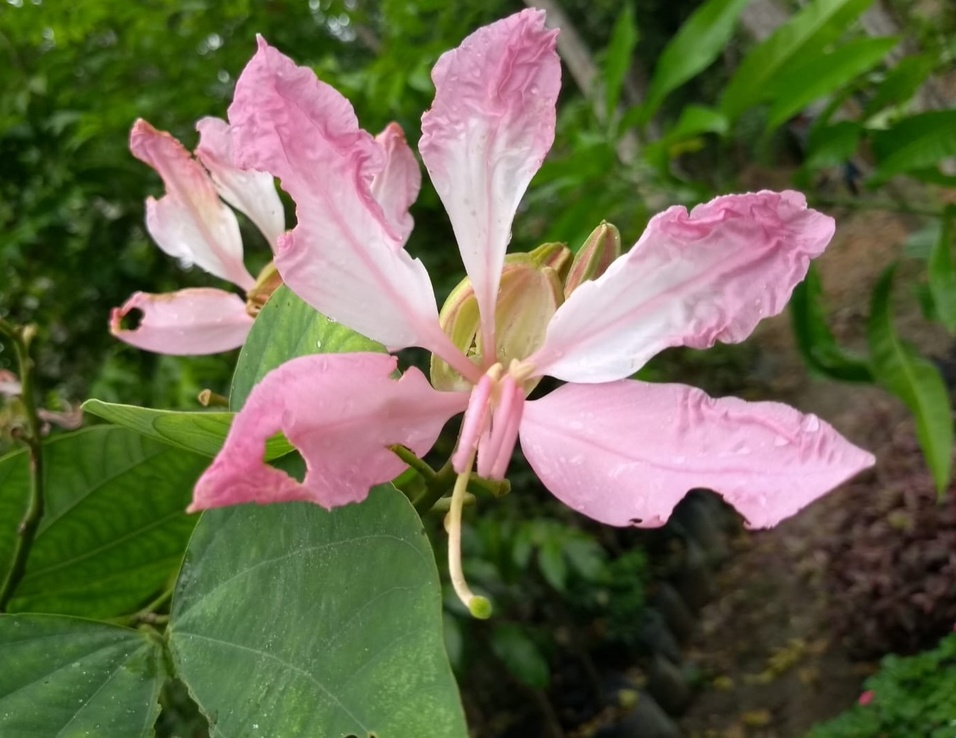
#> input picture base_dados/Imagens_Selecionadas/01_Grupo_1071x1368.jpg, 956 x 738 px, shrunk from 1386 x 1071 before the run, found by its file name; its folder holds only this picture in this run
$ python escala_logaritma.py
#> lines starting #> are read from the running program, lines starting #| are printed output that depends on the picture
import cv2
import numpy as np
import os
import time
import math

def escalaLogaritma(imagem):
    altura, largura = imagem.shape
    imagemTransformada = np.zeros_like(imagem, dtype=np.float32)

    c = 255.0 / math.log(1 + 255.0)  # Calcula o coeficiente baseado no valor máximo de pixel (255)

    for i in range(altura):
        for j in range(largura):
            imagemTransformada[i, j] = c * math.log(1 + imagem[i, j])

    return np.clip(imagemTransformada, 0, 255).astype(np.uint8)

def processarDiretorio(input_dir, output_dir):
    tempos_execucao = []
    for filename in os.listdir(input_dir):
        if filename.lower().endswith(('.png', '.jpg', '.jpeg', '.bmp')):
            caminho_imagem = os.path.join(input_dir, filename)
            imagem = cv2.imread(caminho_imagem, cv2.IMREAD_GRAYSCALE)
            if imagem is not None:
                start_time = time.time()
                imagemTransformada = escalaLogaritma(imagem)
                elapsed_time = time.time() - start_time
                tempos_execucao.append(elapsed_time * 1000)  # Convertendo para milissegundos

                caminho_imagem_transformada = os.path.join(output_dir, filename)
                cv2.imwrite(caminho_imagem_transformada, imagemTransformada)
                print(f"Tempo de processamento de {filename}: {elapsed_time * 1000:.4f} ms")
            else:
                print(f"Erro ao carregar a imagem: {caminho_imagem}")
    return tempos_execucao

def multiplasExecucoes(input_dir, output_dir, execucoes=1):
    tempos_todas_execucoes = []
    for execucao in range(execucoes):
        print(f"Iniciando execução {execucao + 1}")
        tempos_execucao = processarDiretorio(input_dir, output_dir)
#> in processarDiretorio, `imagem = cv2.imread(caminho_imagem, cv2.IMREAD_GRAYSCALE)`:
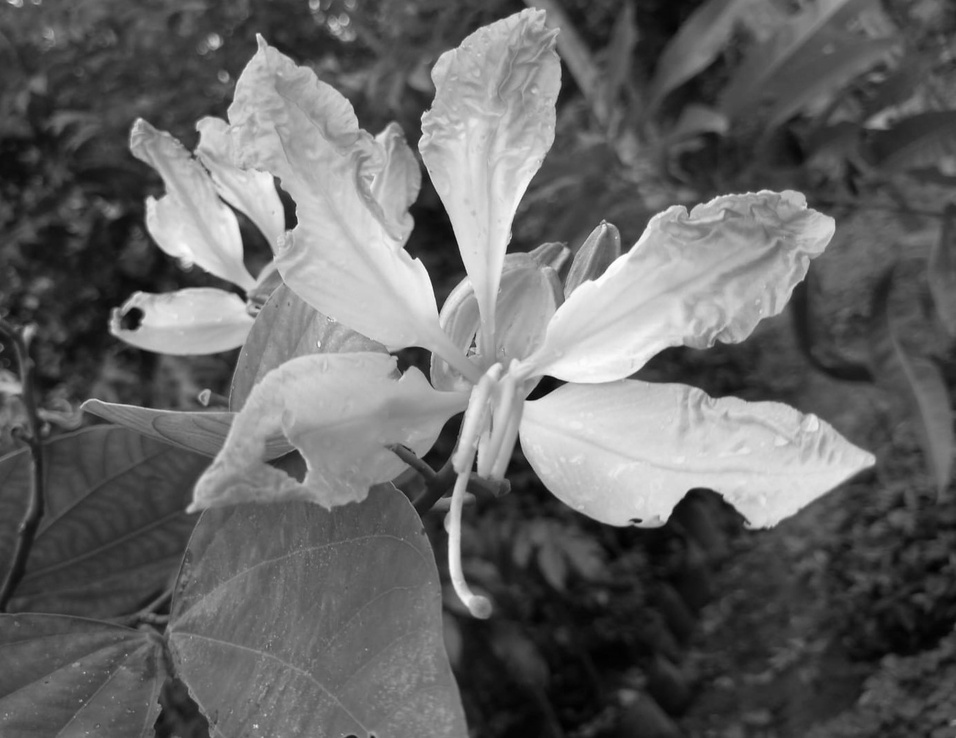
#> imagem: shape (738, 956); min 0, max 255, mean 101.9
#> after the loop in escalaLogaritma, `for i in range(altura):`:
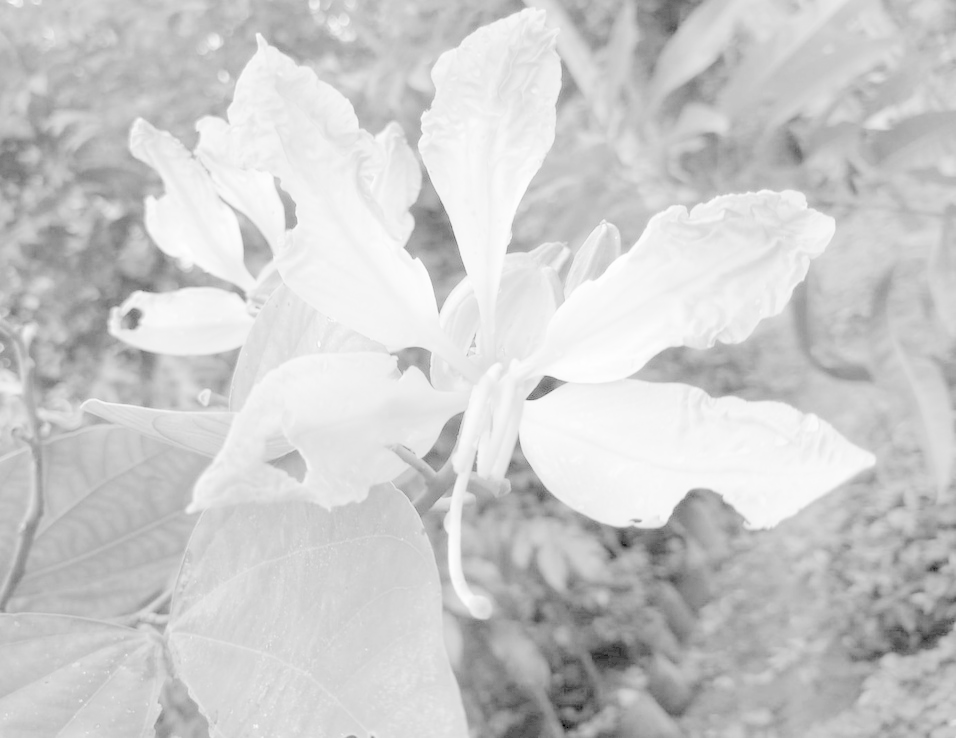
#> imagemTransformada: shape (738, 956) float32; min 0, max 255, mean 203.7
        tempos_todas_execucoes.extend(tempos_execucao)
        if tempos_execucao:
            media_execucao = sum(tempos_execucao) / len(tempos_execucao)
            print(f"Média de tempo para a execução {execucao + 1}: {media_execucao:.4f} ms")
        else:
            print("Nenhuma imagem processada nesta execução.")

    if tempos_todas_execucoes:
        media_geral = sum(tempos_todas_execucoes) / len(tempos_todas_execucoes)
        print(f"Média geral das médias de tempo após {execucoes} execuções: {media_geral:.4f} ms")
    else:
        print("Nenhuma imagem foi processada em nenhuma execução.")

input_dir = '/mnt/c/Users/Cliente/Downloads/base_dados/Imagens_Selecionadas'
output_dir = '/mnt/c/Users/Cliente/Downloads/base_dados/Saida_Python_Logaritmo'

# Chama a função que executa o processamento múltiplas vezes
multiplasExecucoes(input_dir, output_dir)

$ run again, on base_dados/Imagens_Selecionadas/02_Grupo_1409x1374.jpg
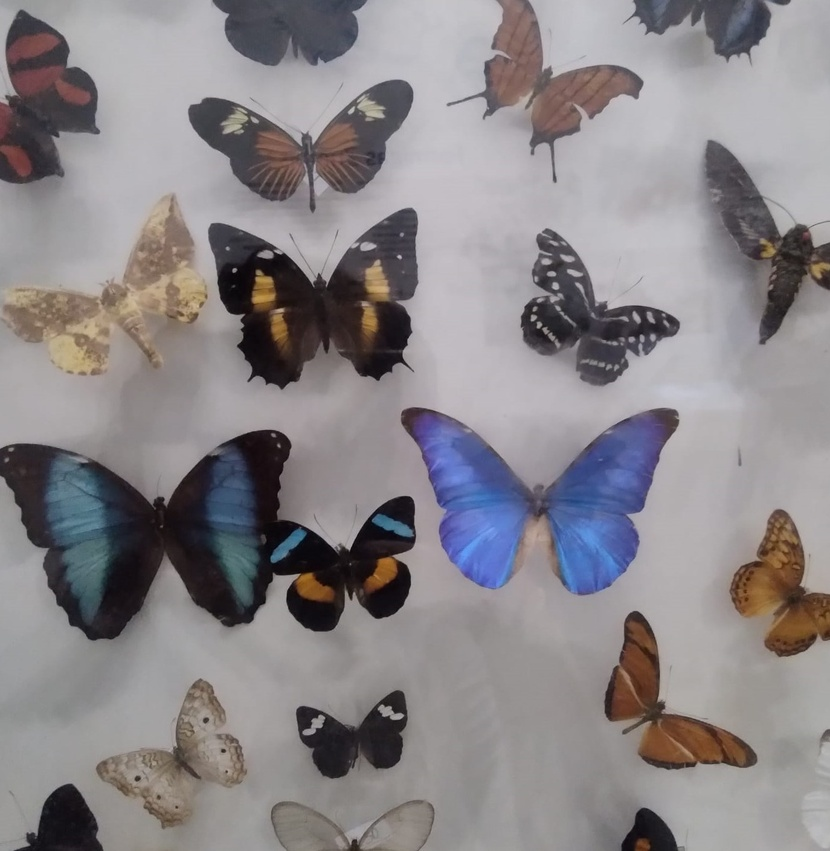
#> input picture base_dados/Imagens_Selecionadas/02_Grupo_1409x1374.jpg, 830 x 851 px, shrunk from 1374 x 1409 before the run, found by its file name
#> in processarDiretorio, `imagem = cv2.imread(caminho_imagem, cv2.IMREAD_GRAYSCALE)`:
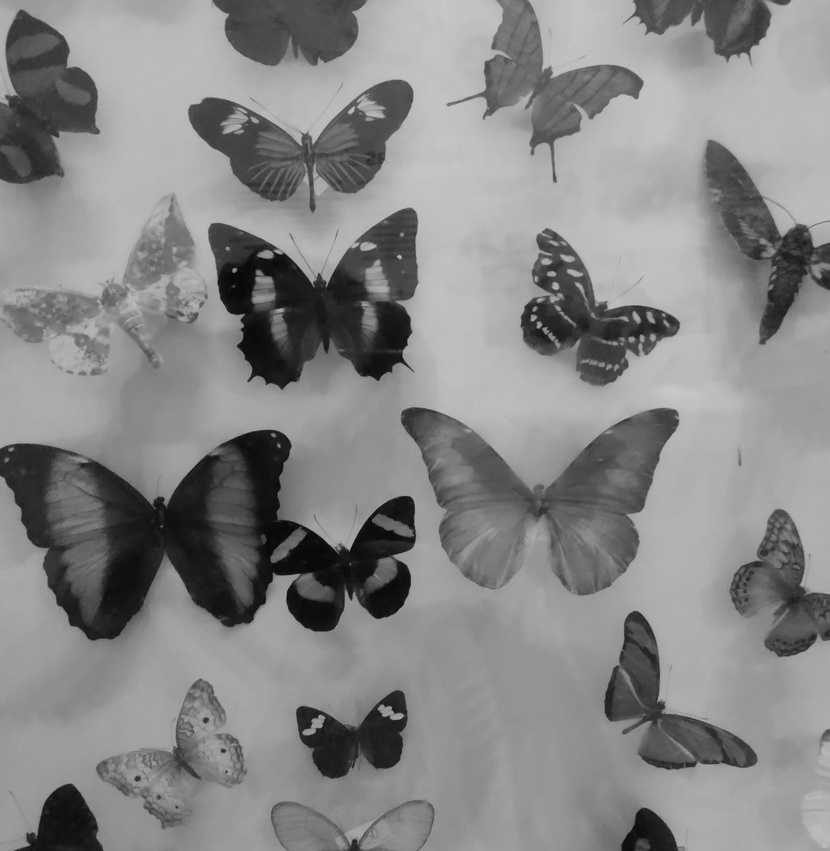
#> imagem: shape (851, 830); min 2, max 201, mean 135.2
#> after the loop in escalaLogaritma, `for i in range(altura):`:
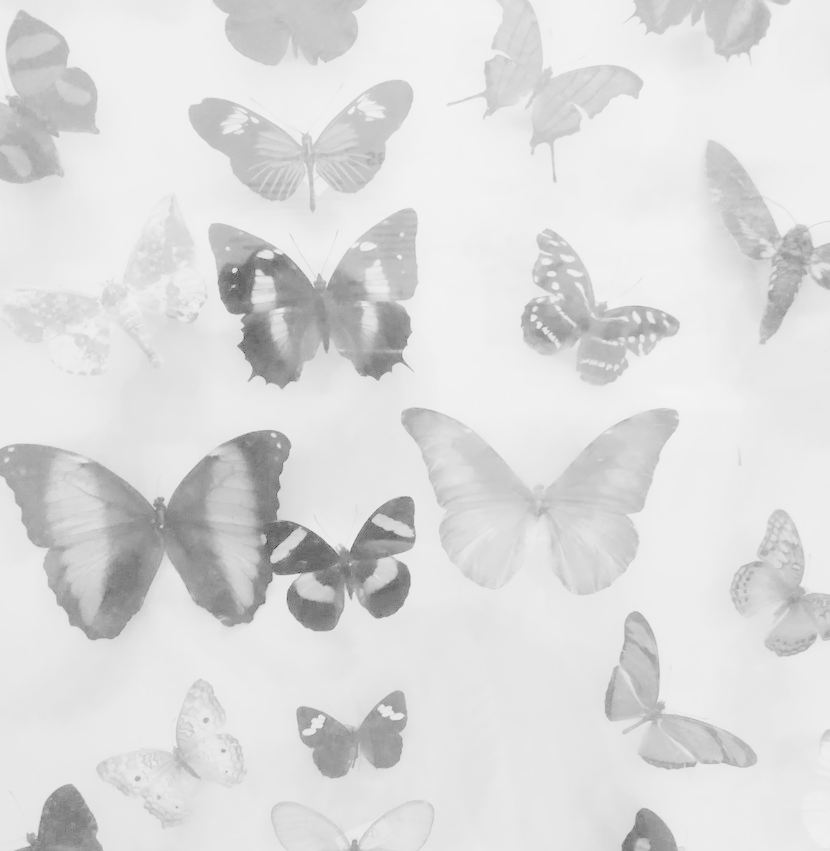
#> imagemTransformada: shape (851, 830) float32; min 50.52, max 244.1, mean 220.9

$ run again, on base_dados/Imagens_Selecionadas/02_Grupo_1476x1397.jpg
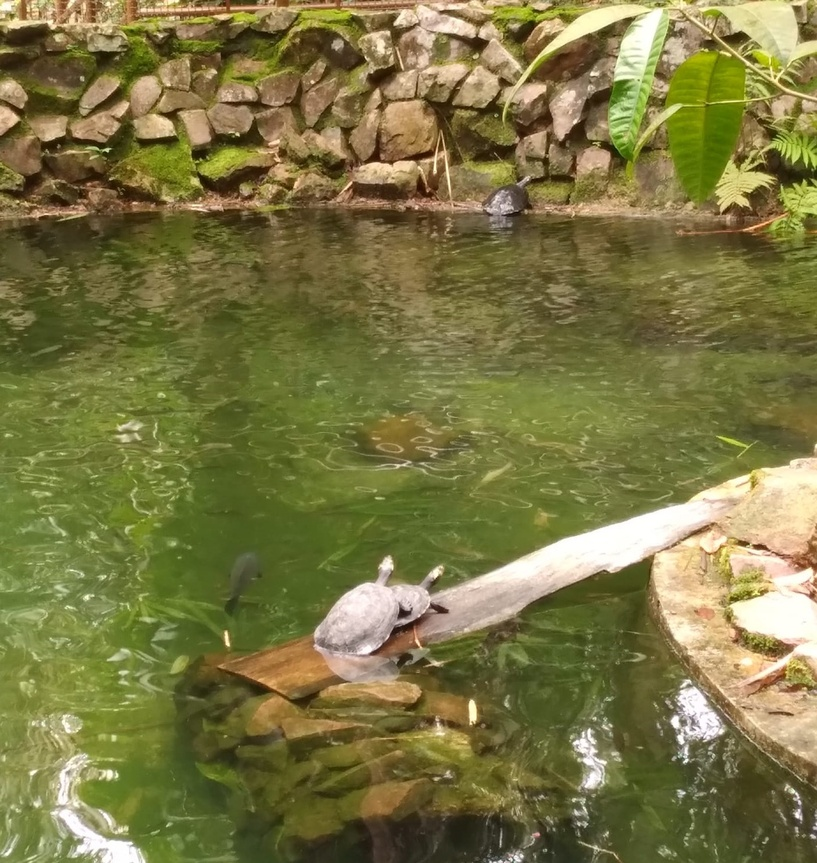
#> input picture base_dados/Imagens_Selecionadas/02_Grupo_1476x1397.jpg, 817 x 863 px, shrunk from 1397 x 1476 before the run, found by its file name
#> in processarDiretorio, `imagem = cv2.imread(caminho_imagem, cv2.IMREAD_GRAYSCALE)`:
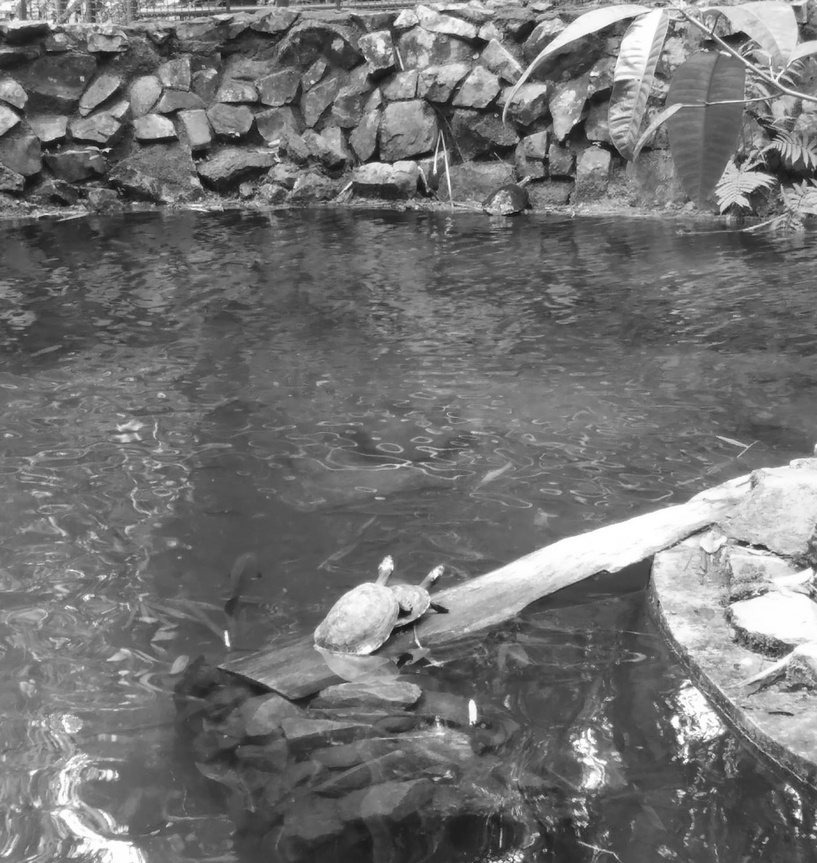
#> imagem: shape (863, 817); min 7, max 255, mean 114.3
#> after the loop in escalaLogaritma, `for i in range(altura):`:
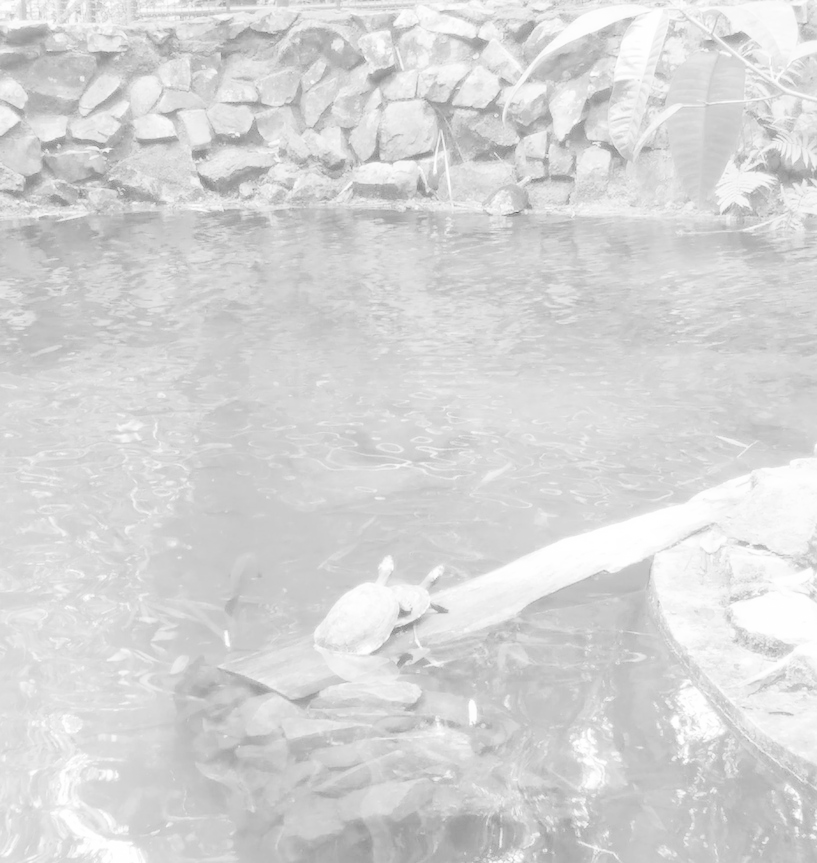
#> imagemTransformada: shape (863, 817) float32; min 95.62, max 255, mean 214.8

$ run again, on base_dados/Imagens_Selecionadas/02_Grupo_1515x1495.jpg
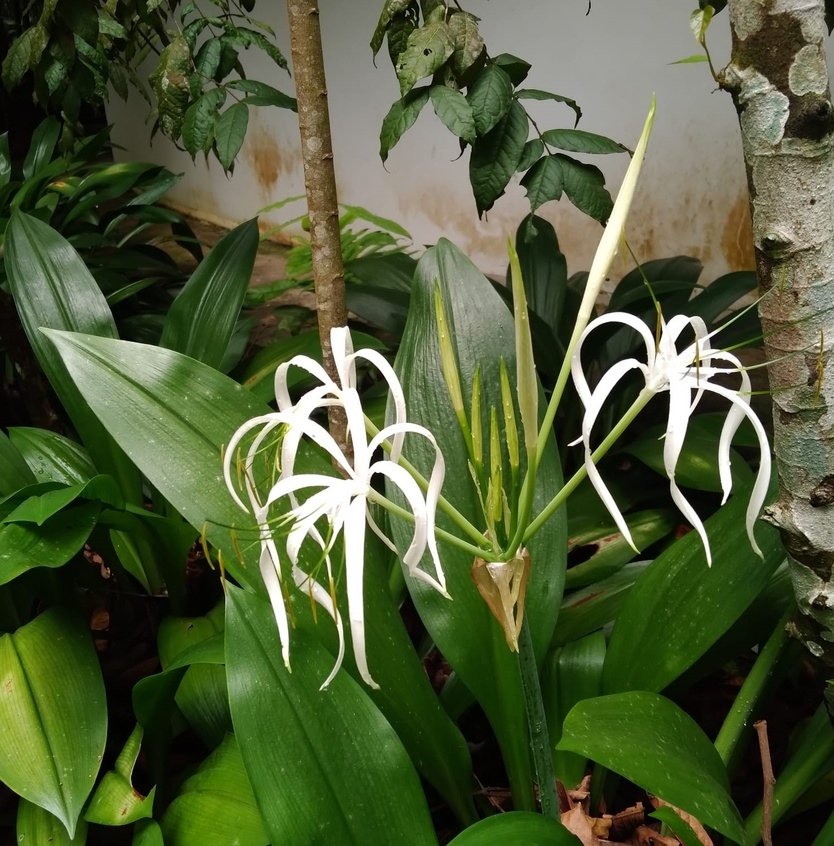
#> input picture base_dados/Imagens_Selecionadas/02_Grupo_1515x1495.jpg, 834 x 846 px, shrunk from 1495 x 1515 before the run, found by its file name
#> in processarDiretorio, `imagem = cv2.imread(caminho_imagem, cv2.IMREAD_GRAYSCALE)`:
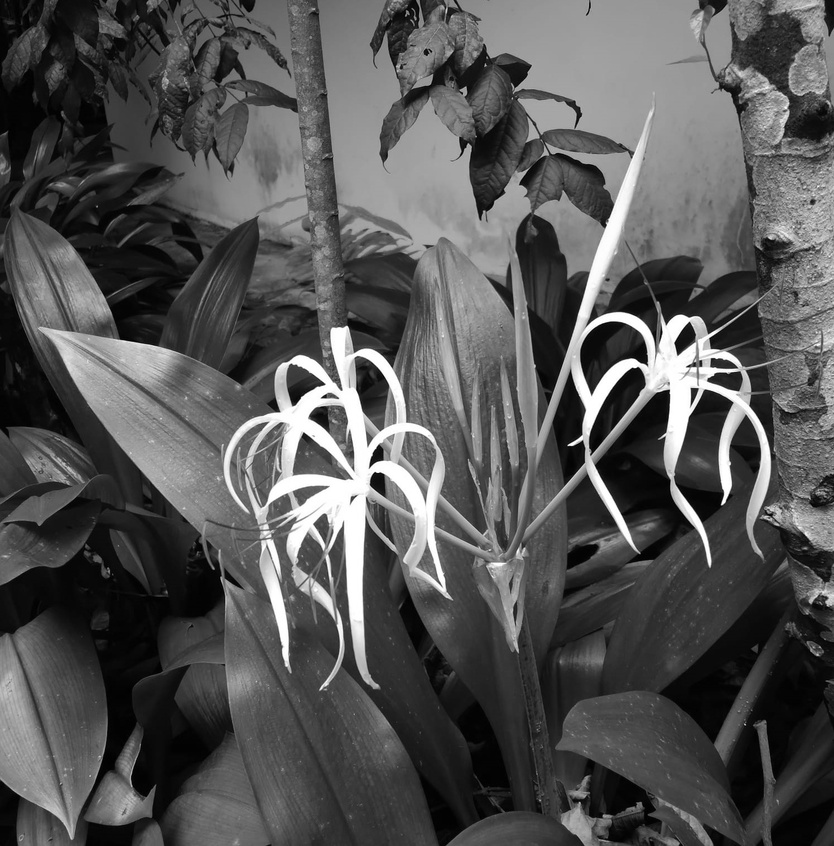
#> imagem: shape (846, 834); min 0, max 255, mean 84.7
#> after the loop in escalaLogaritma, `for i in range(altura):`:
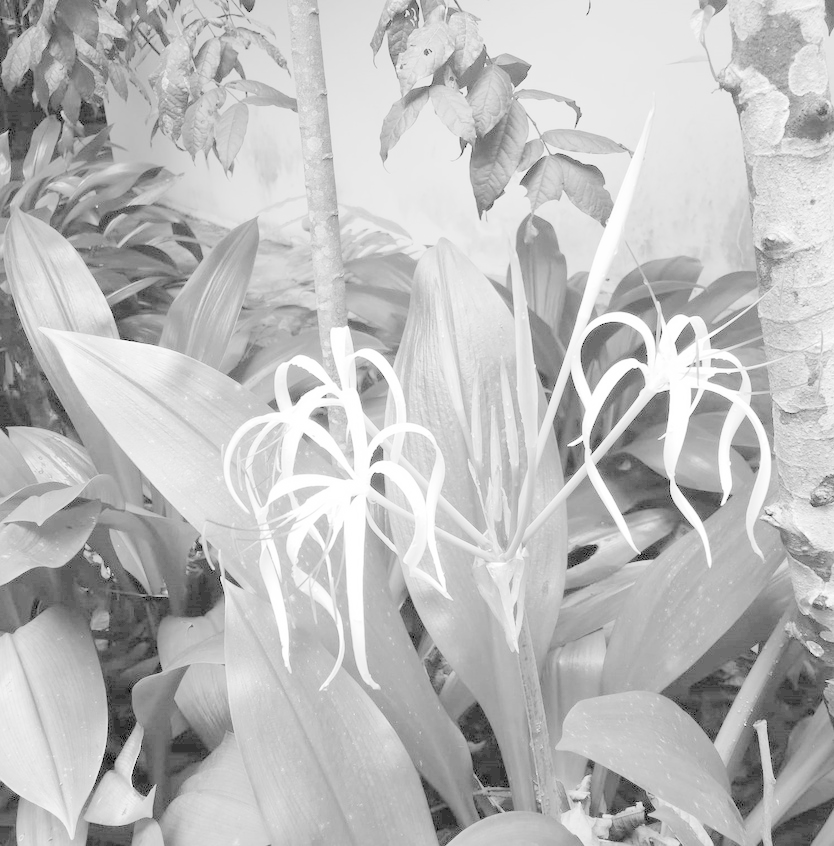
#> imagemTransformada: shape (846, 834) float32; min 0, max 255, mean 189.1
